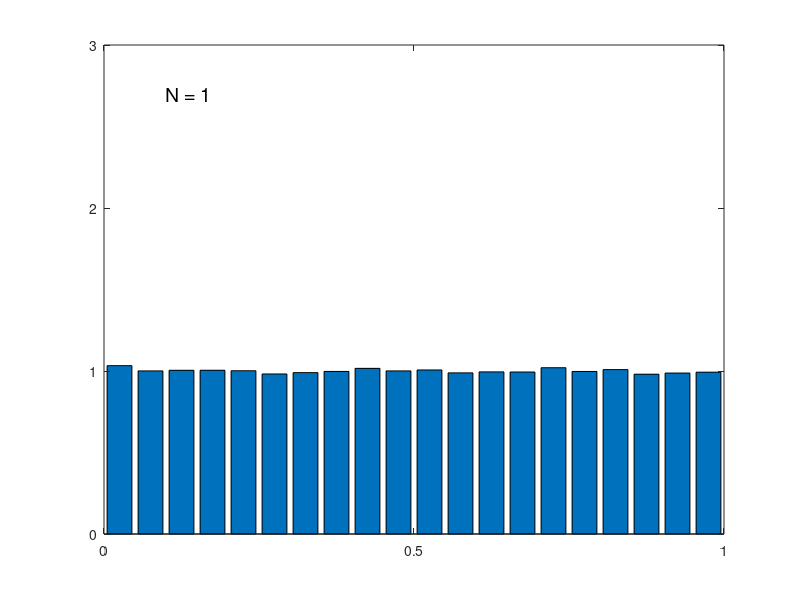

MATLAB code for this plot: (Note: this script raises an error after producing the figure.)
%% Demonstration of the Central Limit Theorem, based on Bishop 2.6
%
%%

% This file is from pmtk3.googlecode.com

function centralLimitDemo


samples = 100000;
bins = 20;
N = [1 2 10];
for i=1:length(N)
   figure(i);
   convolutionHist(N(i),samples,bins);
   printPmtkFigure(sprintf('clt%d.pdf', N(i)));
end

%%
%Plot a normalized histogram of 'N' i.i.d. standard uniform samples of size
%'sampleSize' using the specified number of bins. 
function convolutionHist(N,sampleSize,bins)
X = mean(rand(sampleSize,N),2);
[counts binLocations] = hist(X,bins);
counts = counts / (sampleSize/bins); %Normalize counts
bar(binLocations,counts);
axis([0 1 0 3])
set(gca,'XTick',[0 0.5 1]);
set(gca,'YTick',0:3);
text(0.1,2.7,['N = ',num2str(N)],'FontSize',14);
end
end
